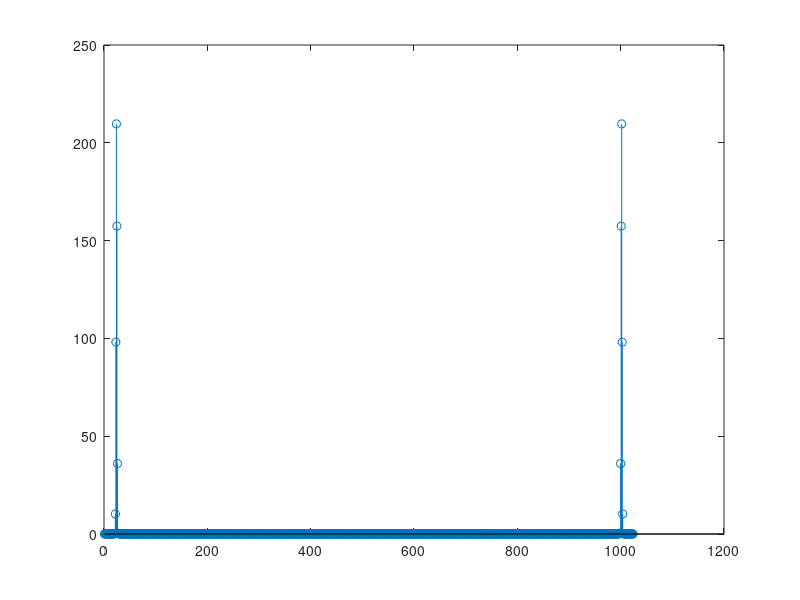
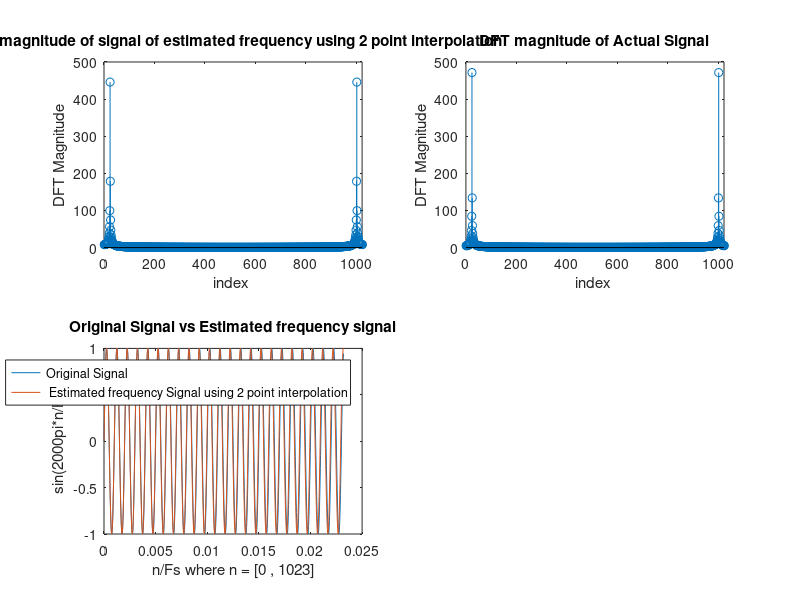
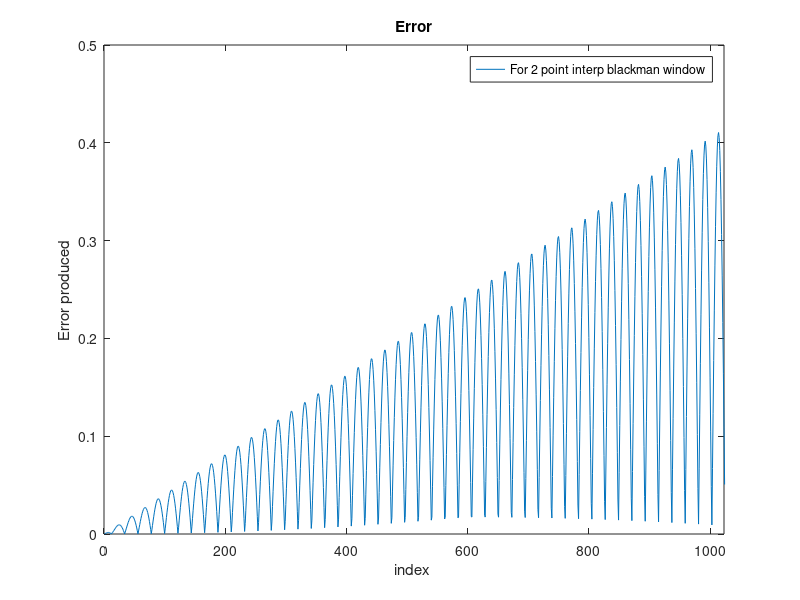

These charts were generated, in order, by the following MATLAB code:
N =1024;
n = 0:1:N-1;
fs = 44100;

w1 = blackman(N); %blackman window


x2 = sin(2*pi*1000*n/fs);% sampling of the signal

X1 = fft(x2,N);
X2 = fft(x2.*transpose(w1),N); %calculating DFT of the windowed samples -> Usually to locate the peak index



figure()
stem( abs(X2)); % to find the index of peak DFT magnitude

k = 24;% loaction of the found peak
s = sign(abs(angle(X2(k)) - angle(X2(k+1))) - pi/2); % used to calculate variable s that is used in calculation of correction term

yp1 = abs(X2(k+s));                   % bin2
yp2 = abs(X2(k));                     % bin1

d = s*(((2*yp1) - yp2)/(yp1 + yp2));    % slope of two largest magnitude bins

f_est = (k+d-1)*fs/N;      % frequency that we estimated using 2 point interpolation
x_obtained  = sin(2*pi*f_est*n/fs); % samples of sinal obtained of estimated frequency


f_est2 = fs/N * (k-1);     % frequency that we estimated without using the interpolation

f_actual = 1000;           % actual frequency

figure()
subplot(2,2,1);
stem(abs(fft(x_obtained)));
title('DFT magnitude of signal of estimated frequency using 2 point interpolation');
xlabel('index ');
ylabel('DFT Magnitude');
xlim([0 1023]);

subplot(2,2,2);
stem(abs(X1));
title('DFT magnitude of Actual Signal');
xlabel('index ');
ylabel('DFT Magnitude');
xlim([0 1023]);

subplot(2,2,3);
plot(n/fs , x2);
hold on
plot(n/fs , x_obtained);
xlabel('n/Fs where n = [0 , 1023]');
ylabel(' sin(2000pi*n/Fs)');
hold off
title('Original Signal vs Estimated frequency signal');
legend('Original Signal' , ' Estimated frequency Signal using 2 point interpolation');
% Notice that both the signals overlap

f_error = abs(f_est - f_actual);

Error = abs(x_obtained - x2);
figure()
plot(Error);
title('Error');
legend('For 2 point interp blackman window');
xlabel('index ');
ylabel('Error produced');
xlim([ 0 1023]);